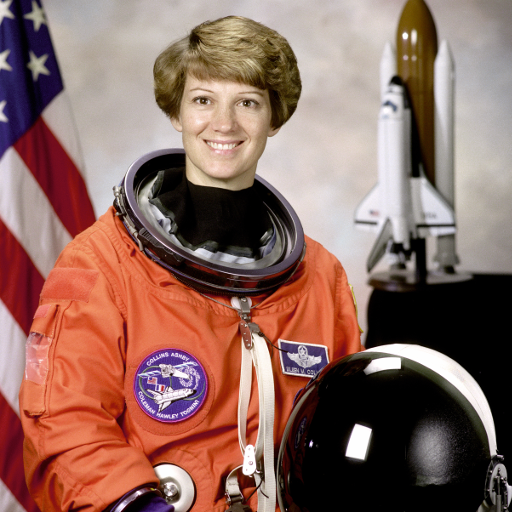
#> input picture skimage.data.astronaut(), 512 x 512 px
$ jupyter execute HOG.ipynb   (older library calls are emulated)
#> lines starting #> are read from the running program, lines starting #| are printed output that depends on the picture; after the words box and inside, x2 and y2 are one past the last pixel; in counts of white or black regions, pixels touching at a corner belong together
[cell 1]
import matplotlib.pyplot as plt

from skimage.feature import hog
from skimage import data, exposure


image = data.astronaut()
#> image is the input picture: shape (512, 512, 3); mean R, G, B 141.6, 105.8, 96.5

fd, hog_image = hog(image, orientations=8, pixels_per_cell=(16, 16),
                    cells_per_block=(1, 1), visualize=True, multichannel=True)
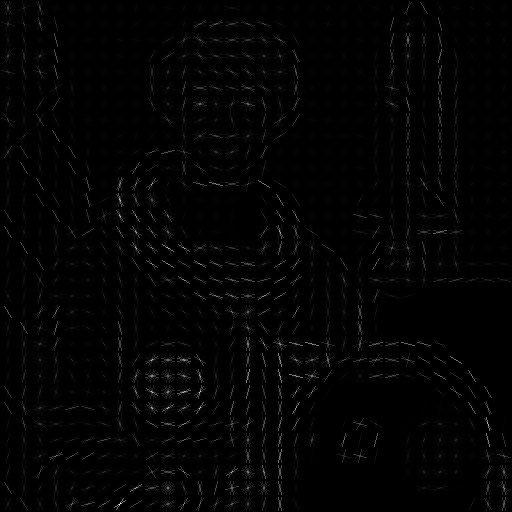
#> hog_image: shape (512, 512) float64; min 0, max 85.77, mean 1.1; drawn with min black and max white
#> fd = 8192 values, max 1 at index 6324, min 0 at index 467, mean 0.299

fig, (ax1, ax2) = plt.subplots(1, 2, figsize=(8, 4), sharex=True, sharey=True)

ax1.axis('off')
ax1.imshow(image, cmap=plt.cm.gray)
ax1.set_title('Input image')

# Rescale histogram for better display
hog_image_rescaled = exposure.rescale_intensity(hog_image, in_range=(0, 10))
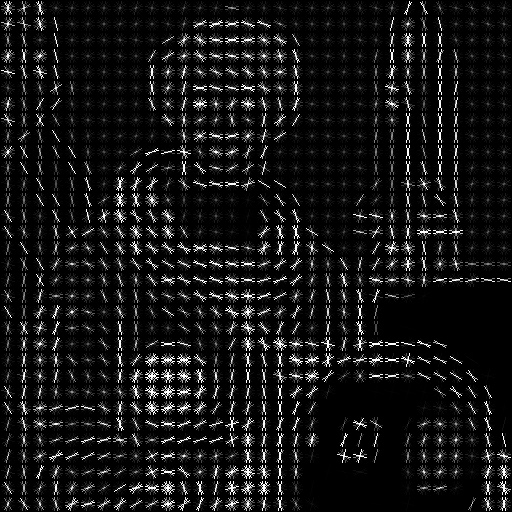
#> hog_image_rescaled: shape (512, 512) float64; min 0, max 1, mean 0.0858

ax2.axis('off')
ax2.imshow(hog_image_rescaled, cmap=plt.cm.gray)
ax2.set_title('Histogram of Oriented Gradients')
plt.show()
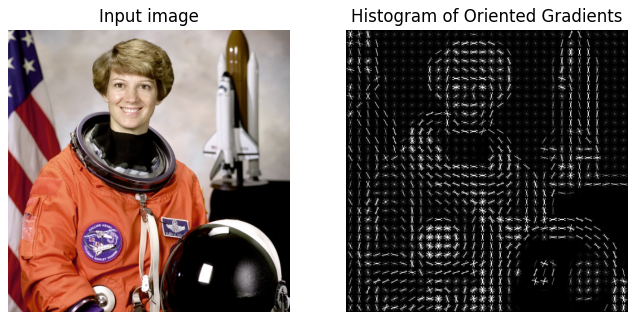
#> figure drawn by matplotlib, 2 panels

[cell 2]
import cv2
import glob as glob
import os
import matplotlib.pyplot as plt
from time import time


hog = cv2.HOGDescriptor()
hog.setSVMDetector(cv2.HOGDescriptor_getDefaultPeopleDetector())


image_name = "jacob"
image = cv2.imread("img5.png")
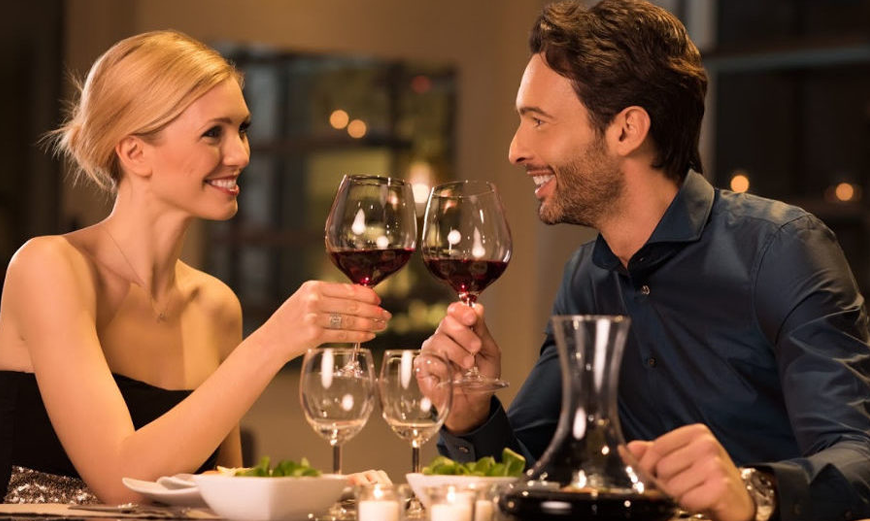
#> input picture HOG/img5.png, 870 x 521 px
#> image is the input picture: shape (521, 870, 3); mean B, G, R 53.3, 76.5, 112.5

start = time()
# keep a minimum image size for accurate predictions
if image.shape[1] < 400: # if image width < 400
    (height, width) = image.shape[:2]
    ratio = width / float(width) # find the width to height ratio
    image = cv2.resize(image, (400, width*ratio)) # resize the image according to the width to height ratio
img_gray = cv2.cvtColor(image, cv2.COLOR_BGR2GRAY)
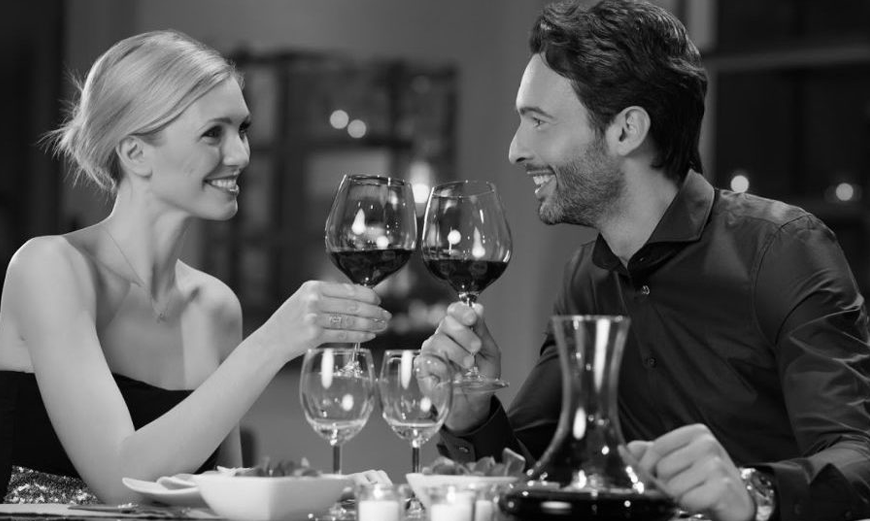
#> img_gray: shape (521, 870); min 0, max 255, mean 84.6

rects, weights = hog.detectMultiScale(img_gray, winStride=(2, 2), padding=(10, 10), scale=1.02)
#> rects = [[457, 164, 69, 137], [391, 351, 72, 144], [384, 129, 70, 141], [122, 173, 85, 170], [588, 66, 91, 182], [491, 7, 126, 252], [0, 163, 142, 336]]; weights = [0.353, 0.423, 0.0854, 0.17, 0.194, 0.395, 0.484]
end = time()
for i, (x, y, w, h) in enumerate(rects):
    if weights[i] < 0.13:
        continue
    elif weights[i] < 0.3 and weights[i] > 0.13:
        cv2.rectangle(image, (x, y), (x+w, y+h), (0, 0, 255), 2)
        cv2.putText(image, str(weights[i]), (x, y), cv2.FONT_HERSHEY_SIMPLEX, 0.7, (0, 0, 255), 2)
    if weights[i] < 0.7 and weights[i] > 0.3:
        cv2.rectangle(image, (x, y), (x+w, y+h), (50, 122, 255), 2)
        cv2.putText(image, str(weights[i]), (x, y), cv2.FONT_HERSHEY_SIMPLEX, 0.7, (50, 122, 255), 2)
    if weights[i] > 0.7:
        cv2.rectangle(image, (x, y), (x+w, y+h), (0, 255, 0), 2)
        cv2.putText(image, str(weights[i]), (x, y), cv2.FONT_HERSHEY_SIMPLEX, 0.7, (0, 255, 0), 2)
#> this loop made 7 passes
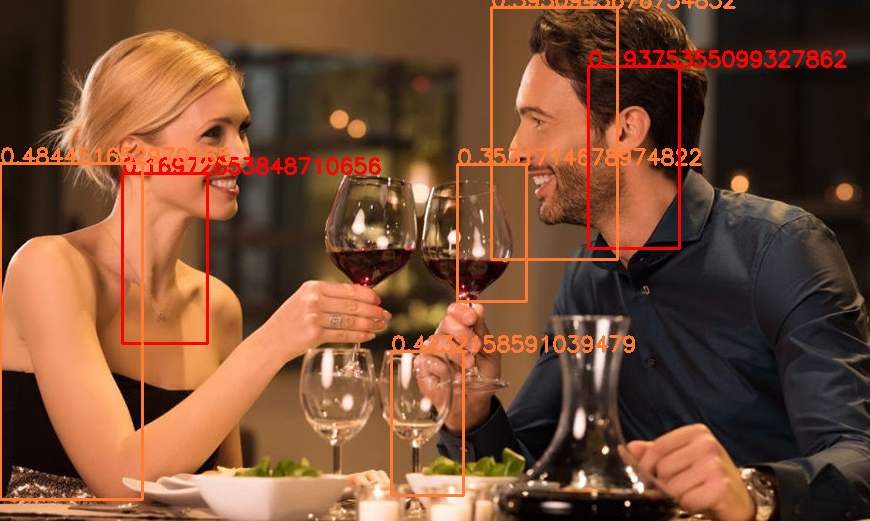
#> image: shape (521, 870, 3); 4.39% of pixels changed, all inside (x1, y1, x2, y2) = (0, 0, 847, 501)
cv2.putText(image, 'High confidence', (10, 15), cv2.FONT_HERSHEY_SIMPLEX, 0.7, (0, 255, 0), 2)
cv2.putText(image, 'Moderate confidence', (10, 35), cv2.FONT_HERSHEY_SIMPLEX, 0.7, (50, 122, 255), 2)
cv2.putText(image, 'Low confidence', (10, 55), cv2.FONT_HERSHEY_SIMPLEX, 0.7, (0, 0, 255), 2)
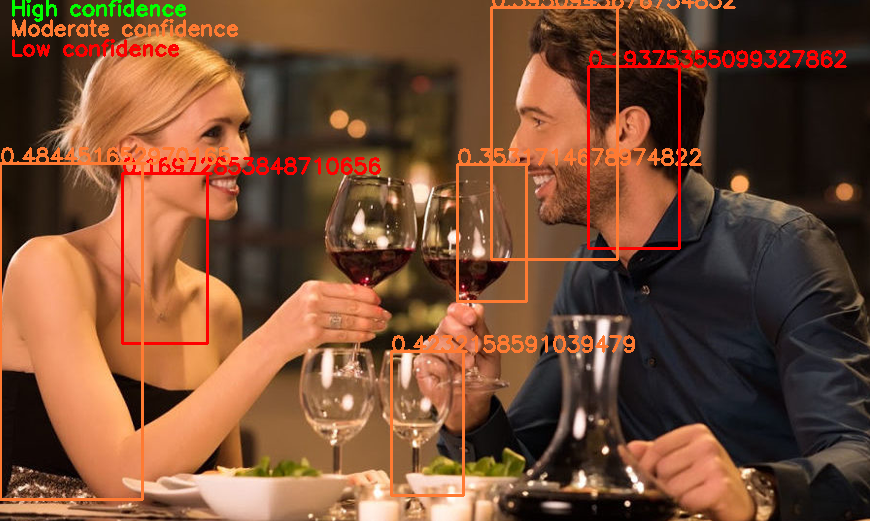
#> image: shape (521, 870, 3); mean B, G, R 52.2, 77.1, 118.9

plt.imshow(image)
plt.show()
f = open("times.txt", "a")
f.write("\nimg 5 " + str(end - start))
f.close()
# cv2.imwrite("img5out.jpg", image)
